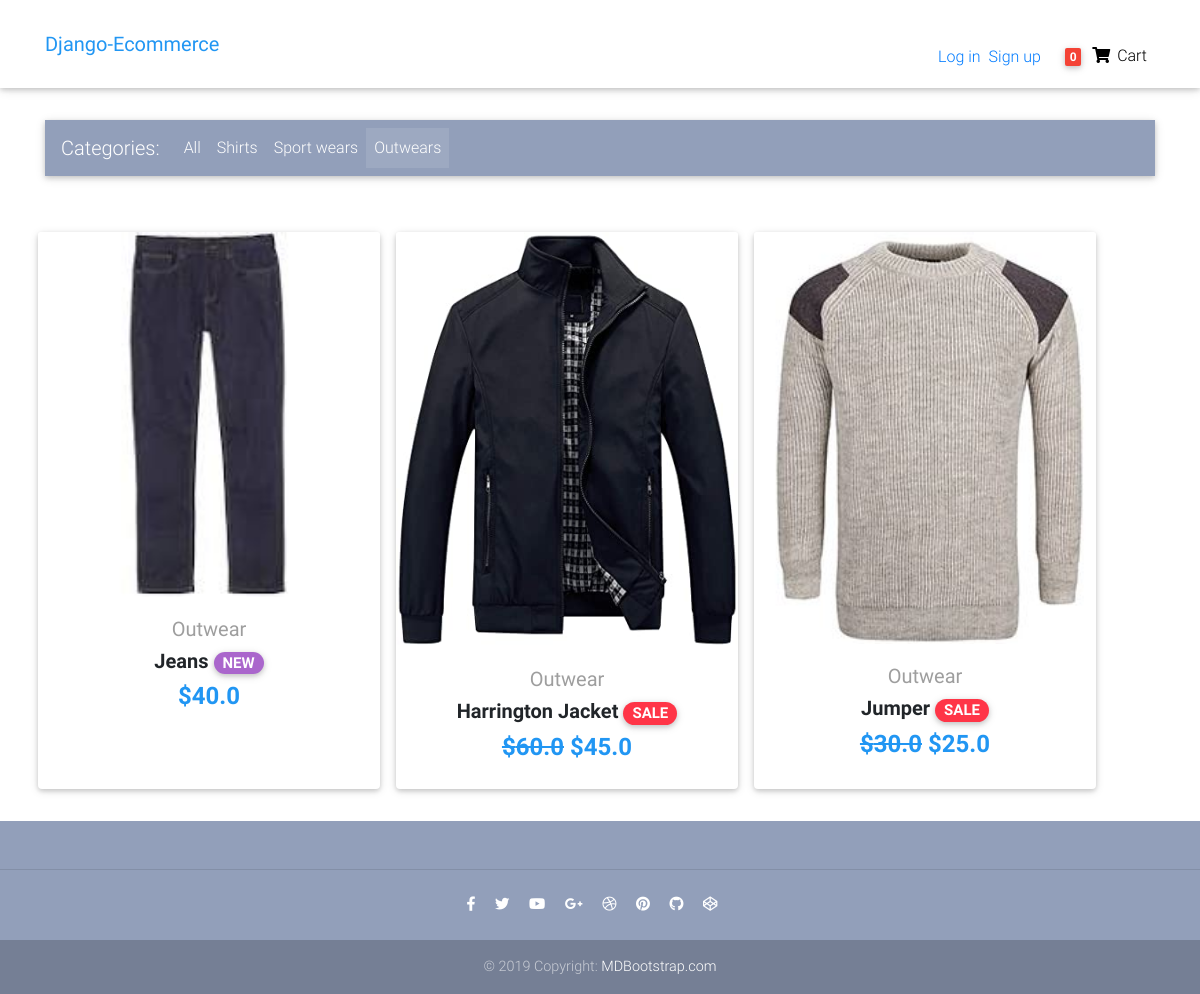
Screenshot of /filter/OW with the database file from the repository.
### main/models.py (models this page shows, shortened)
class Item(models.Model):
    title = models.CharField(max_length=100)
    price = models.FloatField()
    discount_price = models.FloatField(null=True, blank=True)
    category = models.CharField(choices=CATEGORY_CHOICES, max_length=2, default='P')
    label = models.CharField(choices=LABEL_CHOICES, max_length=1, default='S')
    slug = models.SlugField(default='item')
    description = models.TextField(default='This is an item')
    image_file = models.CharField(max_length=100)
    def get_absolute_url(self):
        return reverse("main:product_page", kwargs={"slug": self.slug})
    def get_image_file(self):
        return self.image_file

### main/views.py (the view, shortened to what this page needs)
# urls.py: path('filter/<category>', FilteredHomeViewByCategory.as_view(), name='filtered'),
class FilteredHomeViewByCategory(ListView):
    model = Item
    paginate_by = 3
    template_name = 'main/home-page.html'
    def get(self, *args, **kwargs):
        items = None
        if self.kwargs['category'] == 'all':
            items = Item.objects.all()
        else:
            items = Item.objects.filter(category=self.kwargs['category'])
        context = {
            "category": self.kwargs['category'],
            "items": items
        }
        return render(self.request, 'main/filtered.html', context)

### main/templatetags/cart_template_tags.py (called while the page is built)
@register.filter
def cart_count(user):
    if user.is_authenticated:
        order_qs = Order.objects.filter(user=user, ordered=False)
        if order_qs.exists():
            order=order_qs[0]
            return order.items.count()
    else:
        return 0

### main/templates/main/filtered.html (shortened to what this page needs)
{% load cart_template_tags %}
{% load static %}
<!DOCTYPE html>
<html lang="en">
<head>
  <link rel="stylesheet" href="https://use.fontawesome.com/releases/v5.11.2/css/all.css">
  <link href="{% static 'main/css/bootstrap.min.css' %}" rel="stylesheet">
  <link href="{% static 'main/css/mdb.min.css' %}" rel="stylesheet">
  <link href="{% static 'main/css/style.min.css' %}" rel="stylesheet">
</head>
<body>
  <div class="mt-5 pt-4">
    </div>
    <nav class="navbar fixed-top navbar-expand-lg navbar-light white scrolling-navbar">
    <div class="container">
      <a class="navbar-brand waves-effect" href="{% url 'main:home_page' %}" >
        <strong class="blue-text">Django-Ecommerce</strong>
      </a>
      <div class="collapse navbar-collapse" id="navbarSupportedContent">
        <ul class="navbar-nav nav-flex-icons" style="align-items:flex-end;">
          <li class="nav-item mr-3">
          {% if request.user.is_authenticated %}
            <span class="mr-2 mt-5">
            <a href={%url 'main:logout' %}>Log out<a/>
            </span>
          {% else %}
            <span class="mr-2 mt-5">
            <a href={%url 'main:login' %}>Log in<a/>
            </span>
          {% endif %}
            <span>
            <a href={%url 'main:signup' %}>Sign up<a/>
            </span>
          </li>
          <li class="nav-item">
            <a class="nav-link waves-effect" href={% url 'main:order-summary' %}>
              <span class="badge red z-depth-1 mr-1"> {{request.user|cart_count}} </span>
              <i class="fas fa-shopping-cart"></i>
              <span class="clearfix d-none d-sm-inline-block"> Cart </span>
          </li>
        </ul>
      </div>
    </div>
  </nav>
    <a class="carousel-control-prev" href="#carousel-example-1z" role="button" data-slide="prev">
      <span class="carousel-control-prev-icon" aria-hidden="true"></span>
    </a>
    <a class="carousel-control-next" href="#carousel-example-1z" role="button" data-slide="next">
      <span class="carousel-control-next-icon" aria-hidden="true"></span>
    </a>
  <main>
    <div class="container">
      <nav class="navbar navbar-expand-lg navbar-dark mdb-color lighten-3 mt-3 mb-5">
        <span class="navbar-brand">Categories:</span>
        <div class="collapse navbar-collapse" id="basicExampleNav">
          <ul class="navbar-nav mr-auto">
            {% if category == 'all'%}
            <li class='nav-item active'>
            {%else%}
            <li class="nav-item">
            {%endif%}
              <a href={%url 'main:home_page' %} class="nav-link" href="#">All
              </a>
            </li>
            {% if category == 'S'%}
            <li class='nav-item active'>
            {%else%}
            <li class="nav-item">
            {%endif%}
              <a href={%url 'main:filtered' 'S'%} class="nav-link" href="#">Shirts</a>
            </li>
            {% if category == 'SW'%}
            <li class='nav-item active'>
            {%else%}
            <li class="nav-item">
            {%endif%}
              <a href={%url 'main:filtered' 'SW'%} class="nav-link" href="#">Sport wears</a>
            </li>
            {% if category == 'OW'%}
            <li class='nav-item active'>
            {%else%}
            <li class="nav-item">
            {%endif%}
              <a href={%url 'main:filtered' 'OW'%} class="nav-link" href="#">Outwears</a>
            </li>
          </ul>
      </nav>
      <section class="text-center mb-4">
        <div class="row wow fadeIn">
            {% for item  in items %}
            <div class="card m-2" style="width:30%;">
              <a href="{{ item.get_absolute_url }}" class="dark-grey-text" >
        <div class="view overlay" style="cursor: pointer;">
          <img src="{%static item.get_image_file %}" class="card-img-top">
        </div>
        </a>
              <div class="card-body text-center">
                <a href="" class="grey-text">
                  <h5>{{ item.get_category_display }}</h5>
                </a>
                <h5>
                  <strong>
                    {{ item.title }}
                      {%if item.title != 'Denim Shirt' and item.title != 'Funky Shirt' %}
                      <span class="badge badge-pill {{ item.get_label_display }}-color">
                      {%endif%}
                      {%if item.label == 'S'%}
                      NEW
                      {%elif item.label == 'D' %}
                      SALE
                      {%endif%}
                  </strong>
                </h5>
                <h4 class="font-weight-bold blue-text">
                  {% if item.discount_price %}
                  <del>${{ item.price }}</del>
                  <strong>${{ item.discount_price }}</strong>
                  {% else %}
                  <strong>${{ item.price }}</strong>
                  {% endif %}
                </h4>
              </div>
            </div>
            {% endfor %}
      </section>
    </div>
  </main>
  <footer class="page-footer text-center font-small mt-4 wow fadeIn">
    <div class="pt-4">
    </div>
    <hr class="my-4">
    <div class="pb-4">
      <a href="https://www.facebook.com/mdbootstrap" target="_blank">
        <i class="fab fa-facebook-f mr-3"></i>
      </a>
      <a href="https://twitter.com/MDBootstrap" target="_blank">
        <i class="fab fa-twitter mr-3"></i>
      </a>
      <a href="https://www.youtube.com/watch?v=7MUISDJ5ZZ4" target="_blank">
        <i class="fab fa-youtube mr-3"></i>
      </a>
      <a href="https://plus.google.com/u/0/b/107863090883699620484" target="_blank">
        <i class="fab fa-google-plus-g mr-3"></i>
      </a>
      <a href="https://dribbble.com/mdbootstrap" target="_blank">
        <i class="fab fa-dribbble mr-3"></i>
      </a>
      <a href="https://pinterest.com/mdbootstrap" target="_blank">
        <i class="fab fa-pinterest mr-3"></i>
      </a>
      <a href="https://github.com/mdbootstrap/bootstrap-material-design" target="_blank">
        <i class="fab fa-github mr-3"></i>
      </a>
      <a href="http://codepen.io/mdbootstrap/" target="_blank">
        <i class="fab fa-codepen mr-3"></i>
      </a>
    </div>
    <div class="footer-copyright py-3">
      © 2019 Copyright:
      <a href="https://mdbootstrap.com/education/bootstrap/" target="_blank"> MDBootstrap.com </a>
    </div>
  </footer>
</body>
</html>

### main/templates/main/filtered.html (style rules this page uses)
html, body, header, .carousel { height: 60vh; }

### rows the page displays
Item: image_file (picture), category "Outwear", title "Jeans", label "NEW", price "40.0"
Item: image_file (picture), category "Outwear", title "Harrington Jacket", label "SALE", price "60.0", discount_price "45.0"
Item: image_file (picture), category "Outwear", title "Jumper", label "SALE", price "30.0", discount_price "25.0"

### other values shown
{{ request.user|cart_count }} "0"
